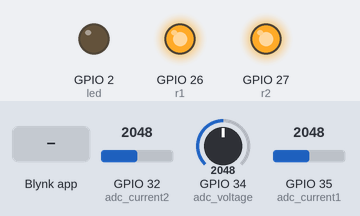
Bench run of a program on a simulated ESP32 board running MicroPython. On the bench: output pins drawn as LEDs (lit = HIGH). The test bench sets the inputs (shaded band); at power-on: GPIO 32 (adc_current2) = 2048, GPIO 34 (adc_voltage) = 2048, GPIO 35 (adc_current1) = 2048 (analog values on the 0–4095 scale). WiFi joins after 1.5 s; no MQTT or app messages arrive unless stated; what the program prints to the serial console is not drawn.

Above: at 2.7 s.
2.8 s: Blynk app writes 1 to V3
At 4.0 s:
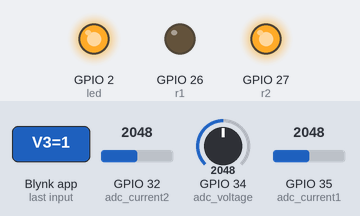
4.3 s: Blynk app writes 1 to V4
At 4.9 s:
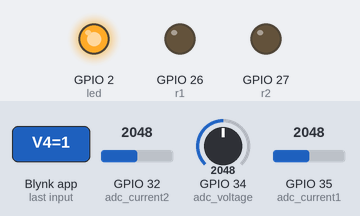
5.8 s: Blynk app writes 0 to V3
At 6.1 s:
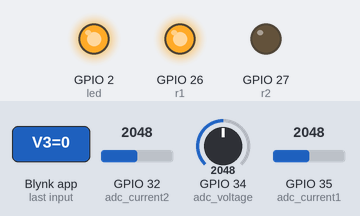
Timing chart, 0 to 8.8 s (numbered marks = the images above; inputs shaded):
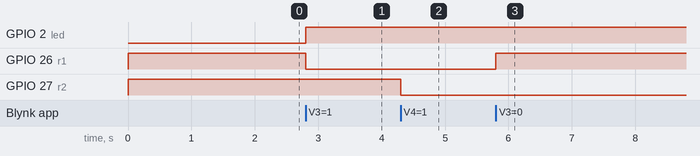

Measured:
- after the input at 2.8 s, GPIO 2 (led): LOW → HIGH at once; GPIO 26 (r1): HIGH → LOW at once
- after the input at 4.3 s, GPIO 27 (r2): HIGH → LOW at once
- after the input at 5.8 s, GPIO 26 (r1): LOW → HIGH at once

The program:

dsm_code1_csv.py
```python
# ============================================================
#  DSM Smart Meter — Code 1: Data Collection
#  CSV Serial Output → Copy → MATLAB Plot
#  Author : Kritish Mohapatra
#
#  ZMPT101B  → GPIO34 (Voltage)
#  ACS712 #1 → GPIO35 (Fan / Light Load)
#  ACS712 #2 → GPIO32 (Iron / Heavy Load)
#  Relay 1   → GPIO26 (Fan)
#  Relay 2   → GPIO27 (Iron)
# ============================================================

import network
import machine
import math
import BlynkLib
from time import time

# ─── WiFi Credentials ────────────────────────────────────────
WIFI_SSID = "Kritish"
WIFI_PASS = "@pass"

# ─── Blynk Auth ──────────────────────────────────────────────
AUTH = "oizEb24"

# ─── ADC Setup ───────────────────────────────────────────────
adc_voltage  = machine.ADC(machine.Pin(34))
adc_current1 = machine.ADC(machine.Pin(35))
adc_current2 = machine.ADC(machine.Pin(32))
adc_voltage.atten(machine.ADC.ATTN_11DB)
adc_current1.atten(machine.ADC.ATTN_11DB)
adc_current2.atten(machine.ADC.ATTN_11DB)

# ─── Relay + LED ─────────────────────────────────────────────
r1  = machine.Pin(26, machine.Pin.OUT)
r2  = machine.Pin(27, machine.Pin.OUT)
led = machine.Pin(2,  machine.Pin.OUT)
r1.value(1)
r2.value(1)
led.value(0)

# ─── Calibration ─────────────────────────────────────────────

ADC_MAX            = 4095
ADC_VREF           = 3.3
ZMPT_SENSITIVITY   = 133.8    # voltage calibrated: actual=216V
ACS712_SENSITIVITY = 0.100    # V/A for 20A variant
ACS_ZERO_FAN       = 0.8736
ACS_ZERO_IRON      = 0.8746
CURR_FACTOR_FAN    = 0.005
CURR_FACTOR_IRON   = 0.055
CURRENT_THRESHOLD  = 0.01     # below this → 0.00A
SAMPLE_COUNT       = 500
# ─── Fake Time ───────────────────────────────────────────────
FAKE_START_HOUR = 18   # 6 PM
FAKE_START_MIN  = 0
fake_total_min  = FAKE_START_HOUR * 60 + FAKE_START_MIN

# ─── State ───────────────────────────────────────────────────
fan_on  = False
iron_on = False

# ─── WiFi Connect ────────────────────────────────────────────
sta_if = network.WLAN(network.STA_IF)
sta_if.active(True)
sta_if.connect(WIFI_SSID, WIFI_PASS)
print("Connecting to WiFi...")
while not sta_if.isconnected():
    pass
print("WiFi Connected:", sta_if.ifconfig())

# ─── Blynk Init ──────────────────────────────────────────────
blynk = BlynkLib.Blynk(AUTH, insecure=True)

# ─── Blynk Switch Handlers ───────────────────────────────────
@blynk.on("V3")
def v3_handler(value):
    global fan_on
    fan_on = value[0] == '1'
    r1.value(0 if fan_on else 1)
    led.value(1 if (fan_on or iron_on) else 0)
    print(f"# FAN {'ON' if fan_on else 'OFF'}")

@blynk.on("V4")
def v4_handler(value):
    global iron_on
    iron_on = value[0] == '1'
    r2.value(0 if iron_on else 1)
    led.value(1 if (fan_on or iron_on) else 0)
    print(f"# IRON {'ON' if iron_on else 'OFF'}")

# ─── Sensor Functions ────────────────────────────────────────
def read_voltage_rms():
    sum_sq = 0.0
    for _ in range(SAMPLE_COUNT):
        raw = adc_voltage.read()
        v = (raw / ADC_MAX) * ADC_VREF
        centered = v - (ADC_VREF / 2.0)
        scaled = centered * ZMPT_SENSITIVITY
        sum_sq += scaled * scaled
    return math.sqrt(sum_sq / SAMPLE_COUNT)

def read_current_rms(adc, zero_offset, factor):
    sum_sq = 0.0
    for _ in range(SAMPLE_COUNT):
        raw = adc.read()
        v = (raw / ADC_MAX) * ADC_VREF
        centered = v - zero_offset
        amps = centered / ACS712_SENSITIVITY
        sum_sq += amps * amps
    rms = math.sqrt(sum_sq / SAMPLE_COUNT) * factor
    return 0.0 if rms < CURRENT_THRESHOLD else rms

def get_readings():
    v  = read_voltage_rms()
    i1 = read_current_rms(adc_current1, ACS_ZERO_FAN,  CURR_FACTOR_FAN)
    i2 = read_current_rms(adc_current2, ACS_ZERO_IRON, CURR_FACTOR_IRON)

    if r1.value() == 1: i1 = 0.0
    if r2.value() == 1: i2 = 0.0
    if r1.value() == 1 and r2.value() == 1: v = 0.0

    p1 = v * i1
    p2 = v * i2
    pt = p1 + p2
    return v, p1, p2, pt

# ─── Fake Time ───────────────────────────────────────────────
def get_fake_time():
    global fake_total_min
    h = (fake_total_min // 60) % 24
    m = fake_total_min % 60
    fake_total_min += 1
    return h, m

# ─── Main Loop ───────────────────────────────────────────────
# CSV Header
print("# DSM Smart Meter — Code 1 Data Collection")
print("# Copy everything below (except lines with #) to data.csv")
print("Time,Voltage,FanPower,IronPower,TotalPower,FanStatus,IronStatus")

timer = 0

while True:
    blynk.run()
    timer += 1

    if timer >= 3000:
        timer = 0

        v, p1, p2, pt = get_readings()
        h, m = get_fake_time()
        time_str = f"{h:02d}:{m:02d}"

        # CSV line — copy this to MATLAB
        print(f"{time_str},{v:.2f},{p1:.1f},{p2:.1f},{pt:.1f},{1 if fan_on else 0},{1 if iron_on else 0}")

        # Blynk upload
        blynk.virtual_write(0, round(v,  2))
        blynk.virtual_write(1, round(p1, 1))
        blynk.virtual_write(2, round(p2, 1))
        blynk.virtual_write(3, 1 if fan_on  else 0)
        blynk.virtual_write(4, 1 if iron_on else 0)
        blynk.virtual_write(5, round(pt, 1))
        blynk.virtual_write(6, round(pt, 1))
```
